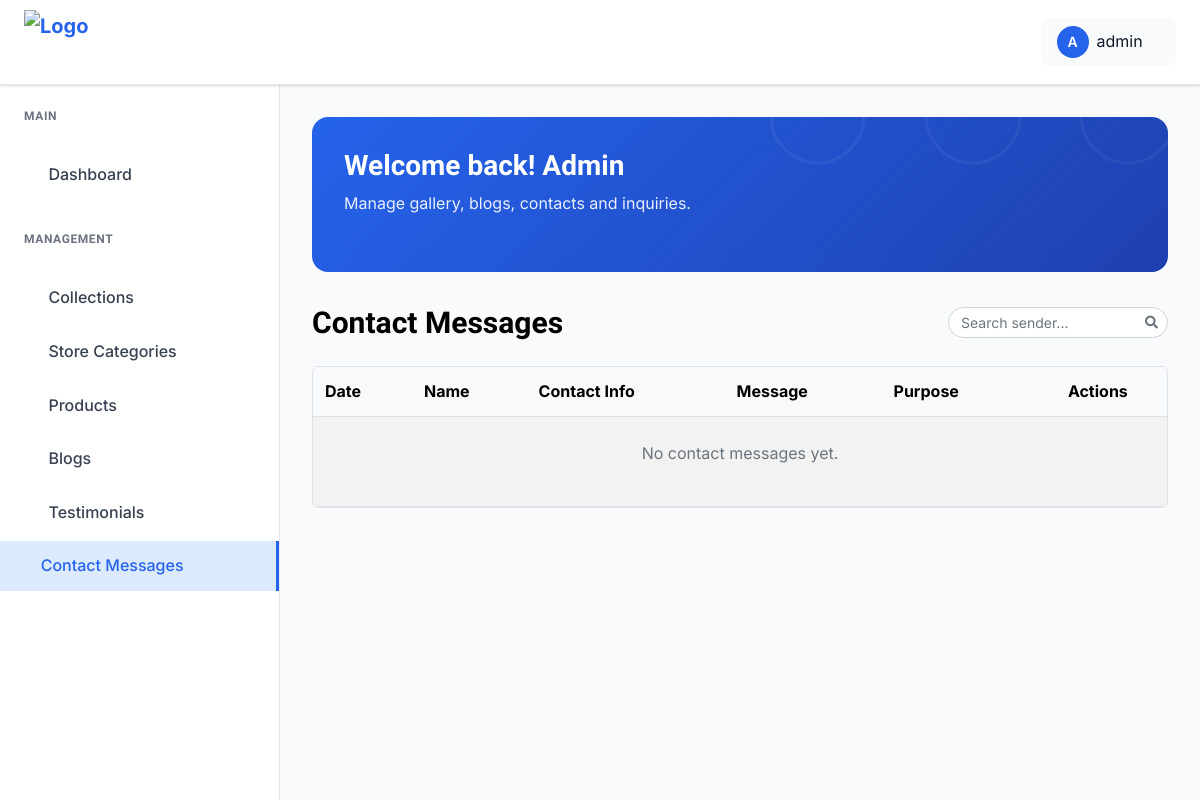
/dashboard/contacts/ (signed in), run on an earlier commit of the app's database.
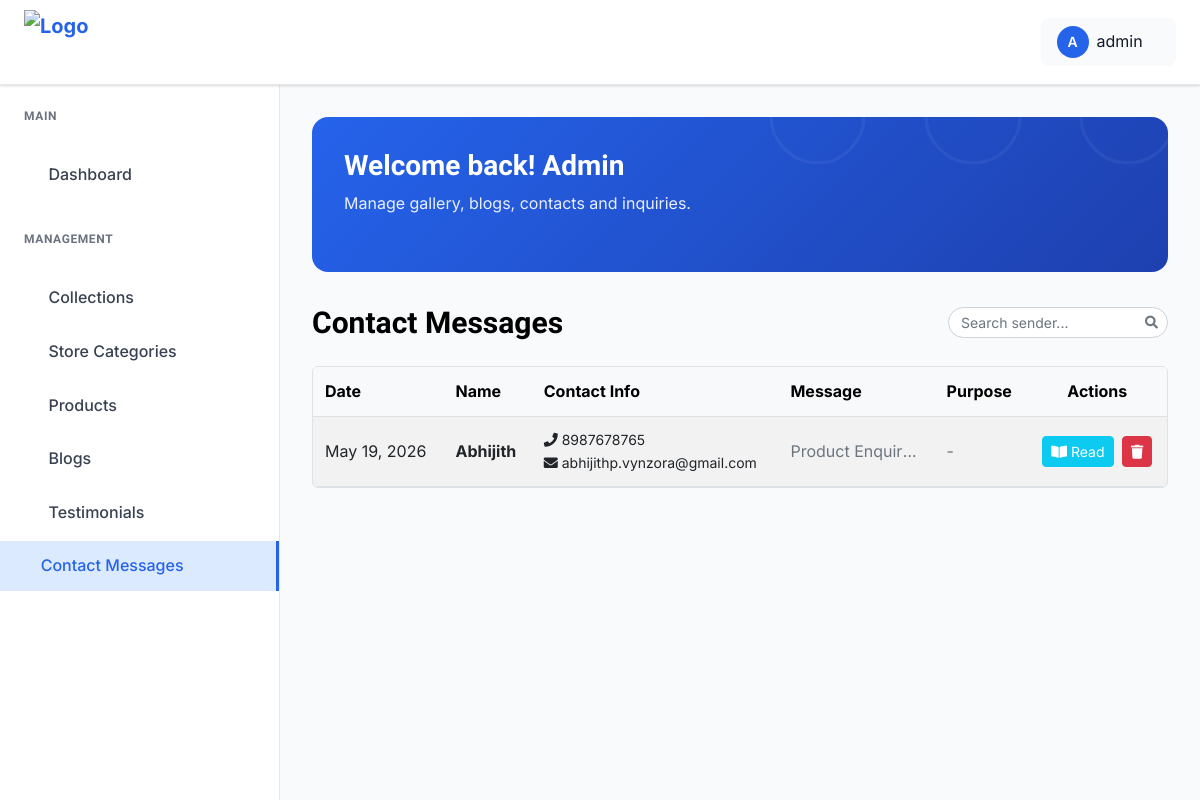
And on a later commit of the database.
### zuzanne_app/models.py (models this page shows, shortened)
class Contact(models.Model):
    first_name = models.CharField(max_length=100)
    last_name = models.CharField(max_length=100)
    phone = models.CharField(max_length=20)
    email = models.EmailField(blank=True, null=True)
    message = models.TextField(blank=True)
    best_time_to_contact = models.CharField(max_length=100, blank=True, null=True)
    is_read = models.BooleanField(default=False)
    created_at = models.DateTimeField(auto_now_add=True)

### zuzanne_app/views.py (the view)
# urls.py: path("dashboard/contacts/", views.contact_list, name="contact_list"),
@login_required(login_url="admin_login")
def contact_list(request):
    Contact.objects.filter(is_read=False).update(is_read=True)
    contacts = Contact.objects.all().order_by("-created_at")
    return render(request, "admin_pages/view_contacts.html", {"contacts": contacts})

### templates/admin_pages/view_contacts.html (shortened to what this page needs)
{% extends "admin_pages/base.html" %}
{% load static %}
{% block content %}
<div class="dashboard__form__wraper">
     <div class="create__course__title mb-4 d-flex flex-wrap justify-content-between align-items-center gap-2">
        <h4 class="mb-0">Contact Messages</h4>
        <div class="d-flex align-items-center gap-2 ms-auto">
            <div class="search-box">
                <input type="text" id="contactSearchInput" class="form-control form-control-sm" placeholder="Search sender...">
            </div>
        </div>
    </div>
    <div class="custom-table-container">
        <table class="table table-striped table-hover align-middle">
            <thead class="table-light">
                <tr>
                    <th scope="col" class="text-nowrap">Date</th>
                    <th scope="col" class="text-nowrap">Name</th>
                    <th scope="col" class="text-nowrap">Contact Info</th>
                    <th scope="col">Message</th>
                    <th scope="col" class="text-nowrap">Purpose</th>
                    <th scope="col" class="text-center text-nowrap">Actions</th>
                </tr>
            </thead>
            <tbody>
                {% for contact in contacts %}
                <tr>
                    <td>{{ contact.created_at|date:"M d, Y" }}</td>
                    <td><strong>{{ contact.first_name }} {{ contact.last_name }}</strong></td>
                    <td>
                        <div class="d-flex flex-column small">
                            <span><i class="fas fa-phone"></i> {{ contact.phone }}</span>
                            {% if contact.email %}<span><i class="fas fa-envelope"></i> {{ contact.email }}</span>{% endif %}
                        </div>
                    </td>
                    <td class="text-muted" style="max-width: 150px; white-space: nowrap; overflow: hidden; text-overflow: ellipsis;" title="{{ contact.message }}">{{ contact.message }}</td>
                    <td class="text-muted">{{ contact.best_time_to_contact|default:"-" }}</td>
                    <td class="text-center">
                        <button type="button" class="btn btn-sm btn-info me-1 text-white" data-bs-toggle="modal" data-bs-target="#readContactModal{{ contact.id }}">
                            <i class="fas fa-book-open"></i> Read
                        </button>
                        <button type="button" class="btn btn-sm btn-danger" data-bs-toggle="modal" data-bs-target="#deleteContactModal{{ contact.id }}">
                            <i class="fas fa-trash"></i>
                        </button>
                    </td>
                </tr>
                {% empty %}
                <tr>
                    <td colspan="6" class="text-center py-4">
                        <p class="text-muted">No contact messages yet.</p>
                    </td>
                </tr>
                {% endfor %}
            </tbody>
        </table>
    </div>
</div>
{% endblock %}

What changed in the data, as far as the page shows it:
added Contact: created_at "May 19, 2026", first_name "Abhijith", phone "8987678765", email "abhijithp.vynzora@gmail.com", message "Product Enquir…", best_time_to_contact "-"
Also different on the page:
text no longer shown: "No contact messages yet."
